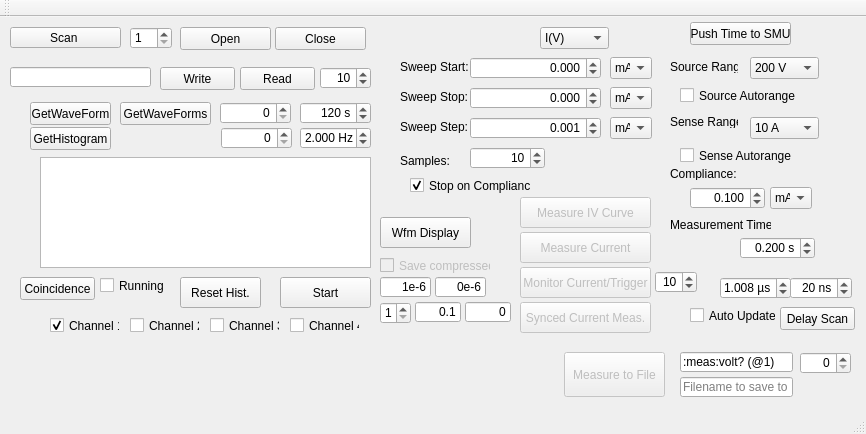
<?xml version="1.0" encoding="UTF-8"?>
<ui version="4.0">
 <class>MainWindow</class>
 <widget class="QMainWindow" name="MainWindow">
  <property name="geometry">
   <rect>
    <x>0</x>
    <y>0</y>
    <width>866</width>
    <height>434</height>
   </rect>
  </property>
  <property name="windowTitle">
   <string>Osci_SMU</string>
  </property>
  <widget class="QWidget" name="centralWidget">
   <widget class="QPushButton" name="scanButton">
    <property name="geometry">
     <rect>
      <x>10</x>
      <y>10</y>
      <width>111</width>
      <height>21</height>
     </rect>
    </property>
    <property name="text">
     <string>Scan </string>
    </property>
   </widget>
   <widget class="QTextEdit" name="Log">
    <property name="geometry">
     <rect>
      <x>40</x>
      <y>140</y>
      <width>331</width>
      <height>111</height>
     </rect>
    </property>
   </widget>
   <widget class="QSpinBox" name="IndexBox">
    <property name="geometry">
     <rect>
      <x>130</x>
      <y>10</y>
      <width>42</width>
      <height>22</height>
     </rect>
    </property>
    <property name="minimum">
     <number>1</number>
    </property>
    <property name="value">
     <number>1</number>
    </property>
   </widget>
   <widget class="QPushButton" name="openButton">
    <property name="geometry">
     <rect>
      <x>180</x>
      <y>10</y>
      <width>91</width>
      <height>23</height>
     </rect>
    </property>
    <property name="text">
     <string>Open</string>
    </property>
   </widget>
   <widget class="QPushButton" name="closeButton">
    <property name="geometry">
     <rect>
      <x>275</x>
      <y>10</y>
      <width>91</width>
      <height>23</height>
     </rect>
    </property>
    <property name="text">
     <string>Close</string>
    </property>
   </widget>
   <widget class="QPushButton" name="writeButton">
    <property name="geometry">
     <rect>
      <x>160</x>
      <y>50</y>
      <width>75</width>
      <height>23</height>
     </rect>
    </property>
    <property name="text">
     <string>Write</string>
    </property>
   </widget>
   <widget class="QPushButton" name="readButton">
    <property name="geometry">
     <rect>
      <x>240</x>
      <y>50</y>
      <width>75</width>
      <height>23</height>
     </rect>
    </property>
    <property name="text">
     <string>Read</string>
    </property>
   </widget>
   <widget class="QLineEdit" name="query">
    <property name="geometry">
     <rect>
      <x>10</x>
      <y>50</y>
      <width>141</width>
      <height>20</height>
     </rect>
    </property>
   </widget>
   <widget class="QSpinBox" name="readZeichenBox">
    <property name="geometry">
     <rect>
      <x>320</x>
      <y>50</y>
      <width>51</width>
      <height>22</height>
     </rect>
    </property>
    <property name="statusTip">
     <string>Bytes to Read</string>
    </property>
    <property name="whatsThis">
     <string>Bytes to Read</string>
    </property>
    <property name="alignment">
     <set>Qt::AlignRight|Qt::AlignTrailing|Qt::AlignVCenter</set>
    </property>
    <property name="maximum">
     <number>1000</number>
    </property>
    <property name="value">
     <number>10</number>
    </property>
   </widget>
   <widget class="QPushButton" name="getwaveformButton">
    <property name="geometry">
     <rect>
      <x>30</x>
      <y>85</y>
      <width>81</width>
      <height>23</height>
     </rect>
    </property>
    <property name="text">
     <string>GetWaveForm</string>
    </property>
   </widget>
   <widget class="QPushButton" name="histogramButton">
    <property name="geometry">
     <rect>
      <x>30</x>
      <y>110</y>
      <width>81</width>
      <height>23</height>
     </rect>
    </property>
    <property name="text">
     <string>GetHistogram</string>
    </property>
   </widget>
   <widget class="QPushButton" name="getmanyButton">
    <property name="geometry">
     <rect>
      <x>120</x>
      <y>85</y>
      <width>91</width>
      <height>23</height>
     </rect>
    </property>
    <property name="text">
     <string>GetWaveForms</string>
    </property>
   </widget>
   <widget class="QSpinBox" name="WFNrBox">
    <property name="geometry">
     <rect>
      <x>220</x>
      <y>85</y>
      <width>71</width>
      <height>22</height>
     </rect>
    </property>
    <property name="statusTip">
     <string>Number of Waveforms to Read</string>
    </property>
    <property name="alignment">
     <set>Qt::AlignRight|Qt::AlignTrailing|Qt::AlignVCenter</set>
    </property>
    <property name="maximum">
     <number>1000000</number>
    </property>
   </widget>
   <widget class="QPushButton" name="coincidenceButton">
    <property name="geometry">
     <rect>
      <x>20</x>
      <y>260</y>
      <width>75</width>
      <height>23</height>
     </rect>
    </property>
    <property name="text">
     <string>Coincidence</string>
    </property>
   </widget>
   <widget class="QCheckBox" name="runningcheckBox">
    <property name="geometry">
     <rect>
      <x>100</x>
      <y>260</y>
      <width>70</width>
      <height>17</height>
     </rect>
    </property>
    <property name="text">
     <string>Running</string>
    </property>
   </widget>
   <widget class="QDoubleSpinBox" name="SB_SweepStart">
    <property name="geometry">
     <rect>
      <x>470</x>
      <y>40</y>
      <width>131</width>
      <height>22</height>
     </rect>
    </property>
    <property name="alignment">
     <set>Qt::AlignRight|Qt::AlignTrailing|Qt::AlignVCenter</set>
    </property>
    <property name="suffix">
     <string/>
    </property>
    <property name="decimals">
     <number>3</number>
    </property>
    <property name="minimum">
     <double>-100.000000000000000</double>
    </property>
    <property name="maximum">
     <double>100.000000000000000</double>
    </property>
    <property name="singleStep">
     <double>0.100000000000000</double>
    </property>
   </widget>
   <widget class="QDoubleSpinBox" name="SB_SweepStop">
    <property name="geometry">
     <rect>
      <x>470</x>
      <y>70</y>
      <width>131</width>
      <height>22</height>
     </rect>
    </property>
    <property name="alignment">
     <set>Qt::AlignRight|Qt::AlignTrailing|Qt::AlignVCenter</set>
    </property>
    <property name="suffix">
     <string/>
    </property>
    <property name="decimals">
     <number>3</number>
    </property>
    <property name="minimum">
     <double>-100.000000000000000</double>
    </property>
    <property name="maximum">
     <double>100.000000000000000</double>
    </property>
    <property name="singleStep">
     <double>0.100000000000000</double>
    </property>
    <property name="value">
     <double>0.000000000000000</double>
    </property>
   </widget>
   <widget class="QDoubleSpinBox" name="SB_SweepStep">
    <property name="geometry">
     <rect>
      <x>470</x>
      <y>100</y>
      <width>131</width>
      <height>22</height>
     </rect>
    </property>
    <property name="alignment">
     <set>Qt::AlignRight|Qt::AlignTrailing|Qt::AlignVCenter</set>
    </property>
    <property name="suffix">
     <string/>
    </property>
    <property name="decimals">
     <number>3</number>
    </property>
    <property name="minimum">
     <double>0.000000000000000</double>
    </property>
    <property name="maximum">
     <double>10.000000000000000</double>
    </property>
    <property name="singleStep">
     <double>0.001000000000000</double>
    </property>
    <property name="value">
     <double>0.001000000000000</double>
    </property>
   </widget>
   <widget class="QLabel" name="label">
    <property name="geometry">
     <rect>
      <x>400</x>
      <y>43</y>
      <width>68</width>
      <height>13</height>
     </rect>
    </property>
    <property name="text">
     <string>Sweep Start:</string>
    </property>
   </widget>
   <widget class="QLabel" name="label_2">
    <property name="geometry">
     <rect>
      <x>400</x>
      <y>73</y>
      <width>68</width>
      <height>13</height>
     </rect>
    </property>
    <property name="text">
     <string>Sweep Stop:</string>
    </property>
   </widget>
   <widget class="QLabel" name="label_3">
    <property name="geometry">
     <rect>
      <x>400</x>
      <y>103</y>
      <width>68</width>
      <height>13</height>
     </rect>
    </property>
    <property name="text">
     <string>Sweep Step:</string>
    </property>
   </widget>
   <widget class="QPushButton" name="B_Keysight_IV_Curve">
    <property name="enabled">
     <bool>false</bool>
    </property>
    <property name="geometry">
     <rect>
      <x>520</x>
      <y>180</y>
      <width>131</width>
      <height>31</height>
     </rect>
    </property>
    <property name="text">
     <string>Measure IV Curve</string>
    </property>
   </widget>
   <widget class="QSpinBox" name="SB_Samples">
    <property name="geometry">
     <rect>
      <x>470</x>
      <y>130</y>
      <width>75</width>
      <height>22</height>
     </rect>
    </property>
    <property name="alignment">
     <set>Qt::AlignRight|Qt::AlignTrailing|Qt::AlignVCenter</set>
    </property>
    <property name="maximum">
     <number>100</number>
    </property>
    <property name="value">
     <number>10</number>
    </property>
   </widget>
   <widget class="QLabel" name="label_4">
    <property name="geometry">
     <rect>
      <x>400</x>
      <y>137</y>
      <width>68</width>
      <height>13</height>
     </rect>
    </property>
    <property name="text">
     <string>Samples:</string>
    </property>
   </widget>
   <widget class="QPushButton" name="B_Keysight_IoverT">
    <property name="enabled">
     <bool>false</bool>
    </property>
    <property name="geometry">
     <rect>
      <x>520</x>
      <y>215</y>
      <width>131</width>
      <height>31</height>
     </rect>
    </property>
    <property name="text">
     <string>Measure Current</string>
    </property>
   </widget>
   <widget class="QComboBox" name="CB_SourceRange">
    <property name="geometry">
     <rect>
      <x>750</x>
      <y>40</y>
      <width>69</width>
      <height>22</height>
     </rect>
    </property>
    <item>
     <property name="text">
      <string>200 V</string>
     </property>
    </item>
    <item>
     <property name="text">
      <string>20 V</string>
     </property>
    </item>
    <item>
     <property name="text">
      <string>2 V</string>
     </property>
    </item>
    <item>
     <property name="text">
      <string>200 mV</string>
     </property>
    </item>
   </widget>
   <widget class="QLabel" name="label_5">
    <property name="geometry">
     <rect>
      <x>670</x>
      <y>43</y>
      <width>68</width>
      <height>13</height>
     </rect>
    </property>
    <property name="text">
     <string>Source Range:</string>
    </property>
   </widget>
   <widget class="QComboBox" name="CB_SenseRange">
    <property name="geometry">
     <rect>
      <x>750</x>
      <y>100</y>
      <width>69</width>
      <height>22</height>
     </rect>
    </property>
    <item>
     <property name="text">
      <string>10 A</string>
     </property>
    </item>
    <item>
     <property name="text">
      <string>3 A</string>
     </property>
    </item>
    <item>
     <property name="text">
      <string>1.5 A</string>
     </property>
    </item>
    <item>
     <property name="text">
      <string>1 A</string>
     </property>
    </item>
    <item>
     <property name="text">
      <string>100 mA</string>
     </property>
    </item>
    <item>
     <property name="text">
      <string>10 mA</string>
     </property>
    </item>
    <item>
     <property name="text">
      <string>1 mA</string>
     </property>
    </item>
    <item>
     <property name="text">
      <string>100 µA</string>
     </property>
    </item>
    <item>
     <property name="text">
      <string>10 µA</string>
     </property>
    </item>
    <item>
     <property name="text">
      <string>1 µA</string>
     </property>
    </item>
    <item>
     <property name="text">
      <string>100 nA</string>
     </property>
    </item>
   </widget>
   <widget class="QLabel" name="label_6">
    <property name="geometry">
     <rect>
      <x>670</x>
      <y>98</y>
      <width>68</width>
      <height>13</height>
     </rect>
    </property>
    <property name="text">
     <string>Sense Range:</string>
    </property>
   </widget>
   <widget class="QCheckBox" name="CB_autorange_source">
    <property name="geometry">
     <rect>
      <x>680</x>
      <y>70</y>
      <width>121</width>
      <height>17</height>
     </rect>
    </property>
    <property name="text">
     <string>Source Autorange</string>
    </property>
   </widget>
   <widget class="QCheckBox" name="CB_autorange_sense">
    <property name="geometry">
     <rect>
      <x>680</x>
      <y>130</y>
      <width>121</width>
      <height>17</height>
     </rect>
    </property>
    <property name="text">
     <string>Sense Autorange</string>
    </property>
   </widget>
   <widget class="QDoubleSpinBox" name="SB_Compliance">
    <property name="geometry">
     <rect>
      <x>690</x>
      <y>170</y>
      <width>75</width>
      <height>22</height>
     </rect>
    </property>
    <property name="alignment">
     <set>Qt::AlignRight|Qt::AlignTrailing|Qt::AlignVCenter</set>
    </property>
    <property name="suffix">
     <string/>
    </property>
    <property name="decimals">
     <number>3</number>
    </property>
    <property name="minimum">
     <double>0.001000000000000</double>
    </property>
    <property name="maximum">
     <double>999.000000000000000</double>
    </property>
    <property name="singleStep">
     <double>0.010000000000000</double>
    </property>
    <property name="value">
     <double>0.100000000000000</double>
    </property>
   </widget>
   <widget class="QComboBox" name="CB_Compliance_unit">
    <property name="geometry">
     <rect>
      <x>770</x>
      <y>170</y>
      <width>42</width>
      <height>22</height>
     </rect>
    </property>
    <property name="currentIndex">
     <number>1</number>
    </property>
    <item>
     <property name="text">
      <string>A</string>
     </property>
    </item>
    <item>
     <property name="text">
      <string>mA</string>
     </property>
    </item>
    <item>
     <property name="text">
      <string>µA</string>
     </property>
    </item>
    <item>
     <property name="text">
      <string>nA</string>
     </property>
    </item>
   </widget>
   <widget class="QLabel" name="label_7">
    <property name="geometry">
     <rect>
      <x>670</x>
      <y>150</y>
      <width>68</width>
      <height>13</height>
     </rect>
    </property>
    <property name="text">
     <string>Compliance:</string>
    </property>
   </widget>
   <widget class="QDoubleSpinBox" name="SB_measuretime">
    <property name="geometry">
     <rect>
      <x>740</x>
      <y>220</y>
      <width>75</width>
      <height>22</height>
     </rect>
    </property>
    <property name="alignment">
     <set>Qt::AlignRight|Qt::AlignTrailing|Qt::AlignVCenter</set>
    </property>
    <property name="suffix">
     <string> s</string>
    </property>
    <property name="decimals">
     <number>3</number>
    </property>
    <property name="minimum">
     <double>0.001000000000000</double>
    </property>
    <property name="maximum">
     <double>10.000000000000000</double>
    </property>
    <property name="singleStep">
     <double>0.010000000000000</double>
    </property>
    <property name="value">
     <double>0.200000000000000</double>
    </property>
   </widget>
   <widget class="QLabel" name="label_8">
    <property name="geometry">
     <rect>
      <x>670</x>
      <y>200</y>
      <width>101</width>
      <height>16</height>
     </rect>
    </property>
    <property name="text">
     <string>Measurement Time:</string>
    </property>
   </widget>
   <widget class="QPushButton" name="pushButton">
    <property name="geometry">
     <rect>
      <x>780</x>
      <y>290</y>
      <width>75</width>
      <height>23</height>
     </rect>
    </property>
    <property name="text">
     <string>Delay Scan</string>
    </property>
   </widget>
   <widget class="QDoubleSpinBox" name="SB_InitialDelay">
    <property name="geometry">
     <rect>
      <x>720</x>
      <y>260</y>
      <width>71</width>
      <height>22</height>
     </rect>
    </property>
    <property name="toolTip">
     <string>Initial Delay</string>
    </property>
    <property name="statusTip">
     <string>Initial Delay</string>
    </property>
    <property name="alignment">
     <set>Qt::AlignRight|Qt::AlignTrailing|Qt::AlignVCenter</set>
    </property>
    <property name="suffix">
     <string> µs</string>
    </property>
    <property name="decimals">
     <number>3</number>
    </property>
    <property name="singleStep">
     <double>0.004000000000000</double>
    </property>
    <property name="value">
     <double>1.008000000000000</double>
    </property>
   </widget>
   <widget class="QDoubleSpinBox" name="SB_DelayStep">
    <property name="geometry">
     <rect>
      <x>790</x>
      <y>260</y>
      <width>62</width>
      <height>22</height>
     </rect>
    </property>
    <property name="toolTip">
     <string>Delay Step Size</string>
    </property>
    <property name="statusTip">
     <string>Delay Step Size</string>
    </property>
    <property name="alignment">
     <set>Qt::AlignRight|Qt::AlignTrailing|Qt::AlignVCenter</set>
    </property>
    <property name="suffix">
     <string> ns</string>
    </property>
    <property name="decimals">
     <number>0</number>
    </property>
    <property name="maximum">
     <double>200.000000000000000</double>
    </property>
    <property name="singleStep">
     <double>4.000000000000000</double>
    </property>
    <property name="value">
     <double>20.000000000000000</double>
    </property>
   </widget>
   <widget class="QComboBox" name="CB_IV">
    <property name="geometry">
     <rect>
      <x>540</x>
      <y>10</y>
      <width>69</width>
      <height>22</height>
     </rect>
    </property>
    <item>
     <property name="text">
      <string>I(V)</string>
     </property>
    </item>
    <item>
     <property name="text">
      <string>V(I)</string>
     </property>
    </item>
   </widget>
   <widget class="QComboBox" name="CB_SweepStart">
    <property name="geometry">
     <rect>
      <x>610</x>
      <y>40</y>
      <width>42</width>
      <height>22</height>
     </rect>
    </property>
    <property name="currentIndex">
     <number>1</number>
    </property>
    <item>
     <property name="text">
      <string>A</string>
     </property>
    </item>
    <item>
     <property name="text">
      <string>mA</string>
     </property>
    </item>
    <item>
     <property name="text">
      <string>µA</string>
     </property>
    </item>
    <item>
     <property name="text">
      <string>nA</string>
     </property>
    </item>
   </widget>
   <widget class="QComboBox" name="CB_SweepStop">
    <property name="geometry">
     <rect>
      <x>610</x>
      <y>70</y>
      <width>42</width>
      <height>22</height>
     </rect>
    </property>
    <property name="currentIndex">
     <number>1</number>
    </property>
    <item>
     <property name="text">
      <string>A</string>
     </property>
    </item>
    <item>
     <property name="text">
      <string>mA</string>
     </property>
    </item>
    <item>
     <property name="text">
      <string>µA</string>
     </property>
    </item>
    <item>
     <property name="text">
      <string>nA</string>
     </property>
    </item>
   </widget>
   <widget class="QComboBox" name="CB_SweepStep">
    <property name="geometry">
     <rect>
      <x>610</x>
      <y>100</y>
      <width>42</width>
      <height>22</height>
     </rect>
    </property>
    <property name="currentIndex">
     <number>1</number>
    </property>
    <item>
     <property name="text">
      <string>A</string>
     </property>
    </item>
    <item>
     <property name="text">
      <string>mA</string>
     </property>
    </item>
    <item>
     <property name="text">
      <string>µA</string>
     </property>
    </item>
    <item>
     <property name="text">
      <string>nA</string>
     </property>
    </item>
   </widget>
   <widget class="QCheckBox" name="CB_StopOnCompliance">
    <property name="geometry">
     <rect>
      <x>410</x>
      <y>160</y>
      <width>121</width>
      <height>17</height>
     </rect>
    </property>
    <property name="text">
     <string>Stop on Compliance</string>
    </property>
    <property name="checked">
     <bool>true</bool>
    </property>
   </widget>
   <widget class="QCheckBox" name="CB_Chan1">
    <property name="geometry">
     <rect>
      <x>50</x>
      <y>300</y>
      <width>70</width>
      <height>17</height>
     </rect>
    </property>
    <property name="text">
     <string>Channel 1</string>
    </property>
    <property name="checked">
     <bool>true</bool>
    </property>
   </widget>
   <widget class="QCheckBox" name="CB_Chan2">
    <property name="geometry">
     <rect>
      <x>130</x>
      <y>300</y>
      <width>70</width>
      <height>17</height>
     </rect>
    </property>
    <property name="text">
     <string>Channel 2</string>
    </property>
   </widget>
   <widget class="QCheckBox" name="CB_Chan3">
    <property name="geometry">
     <rect>
      <x>210</x>
      <y>300</y>
      <width>70</width>
      <height>17</height>
     </rect>
    </property>
    <property name="text">
     <string>Channel 3</string>
    </property>
   </widget>
   <widget class="QCheckBox" name="CB_Chan4">
    <property name="geometry">
     <rect>
      <x>290</x>
      <y>300</y>
      <width>70</width>
      <height>17</height>
     </rect>
    </property>
    <property name="text">
     <string>Channel 4</string>
    </property>
   </widget>
   <widget class="QSpinBox" name="SB_Timeout">
    <property name="geometry">
     <rect>
      <x>300</x>
      <y>85</y>
      <width>71</width>
      <height>22</height>
     </rect>
    </property>
    <property name="statusTip">
     <string>Measurement Timeout</string>
    </property>
    <property name="whatsThis">
     <string>Measurement Timeout</string>
    </property>
    <property name="alignment">
     <set>Qt::AlignRight|Qt::AlignTrailing|Qt::AlignVCenter</set>
    </property>
    <property name="suffix">
     <string> s</string>
    </property>
    <property name="minimum">
     <number>1</number>
    </property>
    <property name="maximum">
     <number>3600</number>
    </property>
    <property name="value">
     <number>120</number>
    </property>
   </widget>
   <widget class="QSpinBox" name="SB_RateAbort_RingSize">
    <property name="geometry">
     <rect>
      <x>221</x>
      <y>110</y>
      <width>71</width>
      <height>22</height>
     </rect>
    </property>
    <property name="toolTip">
     <string>Size of the Ring Storage for Rate Abort (0 to disable)</string>
    </property>
    <property name="statusTip">
     <string>Size of the Ring Storage for Rate Abort (0 to disable)</string>
    </property>
    <property name="whatsThis">
     <string>Size of the Ring Storage for Rate Abort (0 to disable)</string>
    </property>
    <property name="alignment">
     <set>Qt::AlignRight|Qt::AlignTrailing|Qt::AlignVCenter</set>
    </property>
   </widget>
   <widget class="QDoubleSpinBox" name="SB_RateAbort_Rate">
    <property name="geometry">
     <rect>
      <x>300</x>
      <y>110</y>
      <width>71</width>
      <height>22</height>
     </rect>
    </property>
    <property name="statusTip">
     <string>max. allowed Event Rate</string>
    </property>
    <property name="whatsThis">
     <string>max. allowed Event Rate</string>
    </property>
    <property name="alignment">
     <set>Qt::AlignRight|Qt::AlignTrailing|Qt::AlignVCenter</set>
    </property>
    <property name="suffix">
     <string> Hz</string>
    </property>
    <property name="decimals">
     <number>3</number>
    </property>
    <property name="singleStep">
     <double>0.100000000000000</double>
    </property>
    <property name="value">
     <double>2.000000000000000</double>
    </property>
   </widget>
   <widget class="QPushButton" name="B_StartStop">
    <property name="geometry">
     <rect>
      <x>280</x>
      <y>260</y>
      <width>91</width>
      <height>31</height>
     </rect>
    </property>
    <property name="text">
     <string>Start</string>
    </property>
   </widget>
   <widget class="QCheckBox" name="CB_AutoUpdate">
    <property name="geometry">
     <rect>
      <x>690</x>
      <y>290</y>
      <width>86</width>
      <height>17</height>
     </rect>
    </property>
    <property name="text">
     <string>Auto Update</string>
    </property>
   </widget>
   <widget class="QPushButton" name="B_WfmDisplay">
    <property name="geometry">
     <rect>
      <x>380</x>
      <y>200</y>
      <width>91</width>
      <height>31</height>
     </rect>
    </property>
    <property name="text">
     <string>Wfm Display</string>
    </property>
   </widget>
   <widget class="QCheckBox" name="CB_Compressed">
    <property name="enabled">
     <bool>false</bool>
    </property>
    <property name="geometry">
     <rect>
      <x>380</x>
      <y>240</y>
      <width>111</width>
      <height>17</height>
     </rect>
    </property>
    <property name="text">
     <string>Save compressed</string>
    </property>
   </widget>
   <widget class="QLineEdit" name="LE_TimeScale">
    <property name="geometry">
     <rect>
      <x>380</x>
      <y>260</y>
      <width>51</width>
      <height>20</height>
     </rect>
    </property>
    <property name="statusTip">
     <string>Time Scale (in s/div)</string>
    </property>
    <property name="whatsThis">
     <string>Time Scale (in s/div)</string>
    </property>
    <property name="text">
     <string>1e-6</string>
    </property>
    <property name="alignment">
     <set>Qt::AlignRight|Qt::AlignTrailing|Qt::AlignVCenter</set>
    </property>
    <property name="placeholderText">
     <string>Time Scale</string>
    </property>
   </widget>
   <widget class="QLineEdit" name="LE_TimeOffset">
    <property name="geometry">
     <rect>
      <x>435</x>
      <y>260</y>
      <width>51</width>
      <height>20</height>
     </rect>
    </property>
    <property name="statusTip">
     <string>Time Offset (in s)</string>
    </property>
    <property name="whatsThis">
     <string>Time Offset (in s)</string>
    </property>
    <property name="text">
     <string>0e-6</string>
    </property>
    <property name="alignment">
     <set>Qt::AlignRight|Qt::AlignTrailing|Qt::AlignVCenter</set>
    </property>
    <property name="placeholderText">
     <string>Time Offset</string>
    </property>
   </widget>
   <widget class="QSpinBox" name="SB_Channel">
    <property name="geometry">
     <rect>
      <x>380</x>
      <y>285</y>
      <width>31</width>
      <height>22</height>
     </rect>
    </property>
    <property name="statusTip">
     <string>Channel Number</string>
    </property>
    <property name="whatsThis">
     <string/>
    </property>
    <property name="alignment">
     <set>Qt::AlignRight|Qt::AlignTrailing|Qt::AlignVCenter</set>
    </property>
    <property name="minimum">
     <number>1</number>
    </property>
    <property name="maximum">
     <number>4</number>
    </property>
    <property name="value">
     <number>1</number>
    </property>
   </widget>
   <widget class="QLineEdit" name="LE_VoltScale">
    <property name="geometry">
     <rect>
      <x>415</x>
      <y>285</y>
      <width>46</width>
      <height>20</height>
     </rect>
    </property>
    <property name="statusTip">
     <string>Vertical Scale (in V/div)</string>
    </property>
    <property name="whatsThis">
     <string>Vertical Scale (in V/div)</string>
    </property>
    <property name="text">
     <string>0.1</string>
    </property>
    <property name="alignment">
     <set>Qt::AlignRight|Qt::AlignTrailing|Qt::AlignVCenter</set>
    </property>
    <property name="placeholderText">
     <string>Vertical Scale</string>
    </property>
   </widget>
   <widget class="QLineEdit" name="LE_VoltOffset">
    <property name="geometry">
     <rect>
      <x>465</x>
      <y>285</y>
      <width>46</width>
      <height>20</height>
     </rect>
    </property>
    <property name="statusTip">
     <string>Vertical Offset (in div)</string>
    </property>
    <property name="whatsThis">
     <string>Vertical Offset (in div)</string>
    </property>
    <property name="text">
     <string>0</string>
    </property>
    <property name="alignment">
     <set>Qt::AlignRight|Qt::AlignTrailing|Qt::AlignVCenter</set>
    </property>
    <property name="placeholderText">
     <string>Vertical Scale</string>
    </property>
   </widget>
   <widget class="QPushButton" name="B_ResetHist">
    <property name="geometry">
     <rect>
      <x>180</x>
      <y>260</y>
      <width>81</width>
      <height>31</height>
     </rect>
    </property>
    <property name="text">
     <string>Reset Hist.</string>
    </property>
   </widget>
   <widget class="QPushButton" name="B_Keysight_IwithTrig">
    <property name="enabled">
     <bool>false</bool>
    </property>
    <property name="geometry">
     <rect>
      <x>520</x>
      <y>250</y>
      <width>131</width>
      <height>31</height>
     </rect>
    </property>
    <property name="text">
     <string>Monitor Current/Trigger</string>
    </property>
   </widget>
   <widget class="QSpinBox" name="SB_TriggerOversampling">
    <property name="geometry">
     <rect>
      <x>655</x>
      <y>254</y>
      <width>42</width>
      <height>22</height>
     </rect>
    </property>
    <property name="statusTip">
     <string>Number of Trigger Input measurements between Current Measurements</string>
    </property>
    <property name="whatsThis">
     <string>Number of Trigger Input measurements between Current Measurements</string>
    </property>
    <property name="alignment">
     <set>Qt::AlignRight|Qt::AlignTrailing|Qt::AlignVCenter</set>
    </property>
    <property name="minimum">
     <number>1</number>
    </property>
    <property name="maximum">
     <number>1000</number>
    </property>
    <property name="value">
     <number>10</number>
    </property>
   </widget>
   <widget class="QPushButton" name="B_Keysight_IwithTrig_2">
    <property name="enabled">
     <bool>false</bool>
    </property>
    <property name="geometry">
     <rect>
      <x>520</x>
      <y>285</y>
      <width>131</width>
      <height>31</height>
     </rect>
    </property>
    <property name="text">
     <string>Synced Current Meas.</string>
    </property>
   </widget>
   <widget class="QPushButton" name="B_TimeToSMU">
    <property name="geometry">
     <rect>
      <x>690</x>
      <y>5</y>
      <width>101</width>
      <height>23</height>
     </rect>
    </property>
    <property name="text">
     <string>Push Time to SMU</string>
    </property>
   </widget>
   <widget class="QSpinBox" name="SB_PowerRegVDAC">
    <property name="geometry">
     <rect>
      <x>800</x>
      <y>335</y>
      <width>51</width>
      <height>22</height>
     </rect>
    </property>
    <property name="statusTip">
     <string>Measurement Index</string>
    </property>
    <property name="whatsThis">
     <string>Measurement Index</string>
    </property>
    <property name="alignment">
     <set>Qt::AlignRight|Qt::AlignTrailing|Qt::AlignVCenter</set>
    </property>
    <property name="maximum">
     <number>255</number>
    </property>
   </widget>
   <widget class="QPushButton" name="B_PowerReg_MeasurePnt">
    <property name="enabled">
     <bool>false</bool>
    </property>
    <property name="geometry">
     <rect>
      <x>564</x>
      <y>335</y>
      <width>101</width>
      <height>45</height>
     </rect>
    </property>
    <property name="text">
     <string>Measure to File</string>
    </property>
   </widget>
   <widget class="QLineEdit" name="LE_PowerReg_Filename">
    <property name="geometry">
     <rect>
      <x>680</x>
      <y>360</y>
      <width>113</width>
      <height>20</height>
     </rect>
    </property>
    <property name="statusTip">
     <string>Query Output Filename</string>
    </property>
    <property name="whatsThis">
     <string>Query Output Filename</string>
    </property>
    <property name="placeholderText">
     <string>Filename to save to</string>
    </property>
   </widget>
   <widget class="QLineEdit" name="LE_PowerReg_Query">
    <property name="geometry">
     <rect>
      <x>680</x>
      <y>335</y>
      <width>113</width>
      <height>20</height>
     </rect>
    </property>
    <property name="statusTip">
     <string>Query to Measure</string>
    </property>
    <property name="whatsThis">
     <string>Query to Measure</string>
    </property>
    <property name="text">
     <string>:meas:volt? (@1)</string>
    </property>
    <property name="placeholderText">
     <string>Query to Measure</string>
    </property>
   </widget>
   <zorder>B_Keysight_IV_Curve</zorder>
   <zorder>scanButton</zorder>
   <zorder>Log</zorder>
   <zorder>IndexBox</zorder>
   <zorder>openButton</zorder>
   <zorder>closeButton</zorder>
   <zorder>writeButton</zorder>
   <zorder>readButton</zorder>
   <zorder>query</zorder>
   <zorder>readZeichenBox</zorder>
   <zorder>getwaveformButton</zorder>
   <zorder>histogramButton</zorder>
   <zorder>getmanyButton</zorder>
   <zorder>WFNrBox</zorder>
   <zorder>coincidenceButton</zorder>
   <zorder>runningcheckBox</zorder>
   <zorder>SB_SweepStart</zorder>
   <zorder>SB_SweepStop</zorder>
   <zorder>SB_SweepStep</zorder>
   <zorder>label</zorder>
   <zorder>label_2</zorder>
   <zorder>label_3</zorder>
   <zorder>SB_Samples</zorder>
   <zorder>label_4</zorder>
   <zorder>B_Keysight_IoverT</zorder>
   <zorder>CB_SourceRange</zorder>
   <zorder>label_5</zorder>
   <zorder>CB_SenseRange</zorder>
   <zorder>label_6</zorder>
   <zorder>CB_autorange_source</zorder>
   <zorder>CB_autorange_sense</zorder>
   <zorder>SB_Compliance</zorder>
   <zorder>CB_Compliance_unit</zorder>
   <zorder>label_7</zorder>
   <zorder>SB_measuretime</zorder>
   <zorder>label_8</zorder>
   <zorder>pushButton</zorder>
   <zorder>SB_InitialDelay</zorder>
   <zorder>SB_DelayStep</zorder>
   <zorder>CB_IV</zorder>
   <zorder>CB_SweepStart</zorder>
   <zorder>CB_SweepStop</zorder>
   <zorder>CB_SweepStep</zorder>
   <zorder>CB_StopOnCompliance</zorder>
   <zorder>CB_Chan1</zorder>
   <zorder>CB_Chan2</zorder>
   <zorder>CB_Chan3</zorder>
   <zorder>CB_Chan4</zorder>
   <zorder>SB_Timeout</zorder>
   <zorder>SB_RateAbort_RingSize</zorder>
   <zorder>SB_RateAbort_Rate</zorder>
   <zorder>B_StartStop</zorder>
   <zorder>CB_AutoUpdate</zorder>
   <zorder>B_WfmDisplay</zorder>
   <zorder>CB_Compressed</zorder>
   <zorder>LE_TimeScale</zorder>
   <zorder>LE_TimeOffset</zorder>
   <zorder>SB_Channel</zorder>
   <zorder>LE_VoltScale</zorder>
   <zorder>LE_VoltOffset</zorder>
   <zorder>B_ResetHist</zorder>
   <zorder>B_Keysight_IwithTrig</zorder>
   <zorder>SB_TriggerOversampling</zorder>
   <zorder>B_Keysight_IwithTrig_2</zorder>
   <zorder>B_TimeToSMU</zorder>
   <zorder>SB_PowerRegVDAC</zorder>
   <zorder>B_PowerReg_MeasurePnt</zorder>
   <zorder>LE_PowerReg_Filename</zorder>
   <zorder>LE_PowerReg_Query</zorder>
  </widget>
  <widget class="QMenuBar" name="menuBar">
   <property name="geometry">
    <rect>
     <x>0</x>
     <y>0</y>
     <width>866</width>
     <height>21</height>
    </rect>
   </property>
  </widget>
  <widget class="QToolBar" name="mainToolBar">
   <attribute name="toolBarArea">
    <enum>TopToolBarArea</enum>
   </attribute>
   <attribute name="toolBarBreak">
    <bool>false</bool>
   </attribute>
  </widget>
  <widget class="QStatusBar" name="statusBar"/>
 </widget>
 <layoutdefault spacing="6" margin="11"/>
 <resources/>
 <connections/>
</ui>
